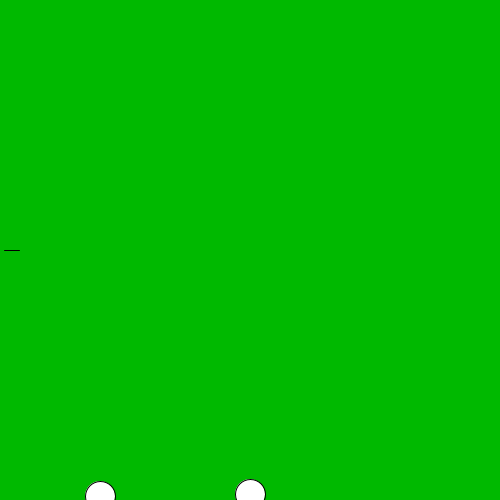
Frame 1 (no input)
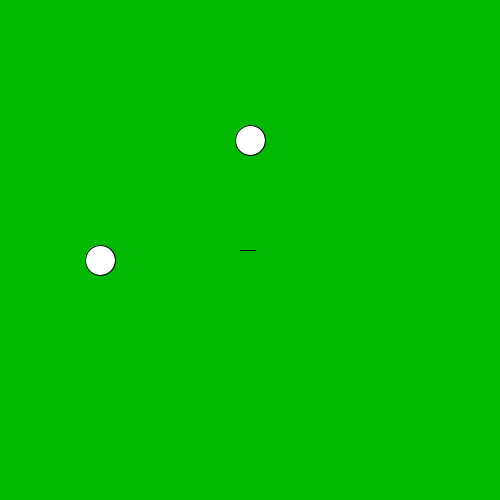
Frame 60 (the mouse pressed at the canvas centre just before this capture)
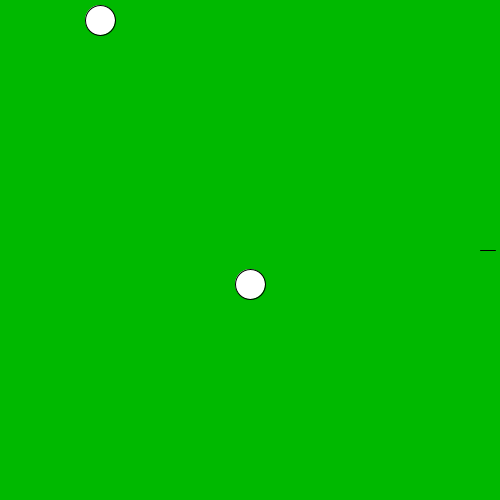
Frame 120 (the mouse held since frame 60 and released just before this capture)

The Processing sketch that drew these frames (run headless with seeded random() and noise(); from frame 60 on, the mouse is pressed at the canvas centre):

// Processing sketch: game_SD_jas
// ── game_SD_jas.pde
float y = 500;
float y1 =500;
float x = 0;
float x1 =15;
void setup() {
  size(500, 500);
}

void draw () {
 println(dist(x1, 250, 250, y1));
  background (0, 185, 0);
  println(y);
  y = y -4;
  ellipse(100, y, 30, 30);
  x = x +4;
  x1=x1 +4;
  line(x, 250, x1, 250);
  y1 = y1  -6;
  ellipse(250, y1, 30, 30);
  if (y <=0) {
    print ("boven");
    y = 500;
  }
  if (y1 <=0) {
    print ("boven");
    y1 = 500;
  }
}
